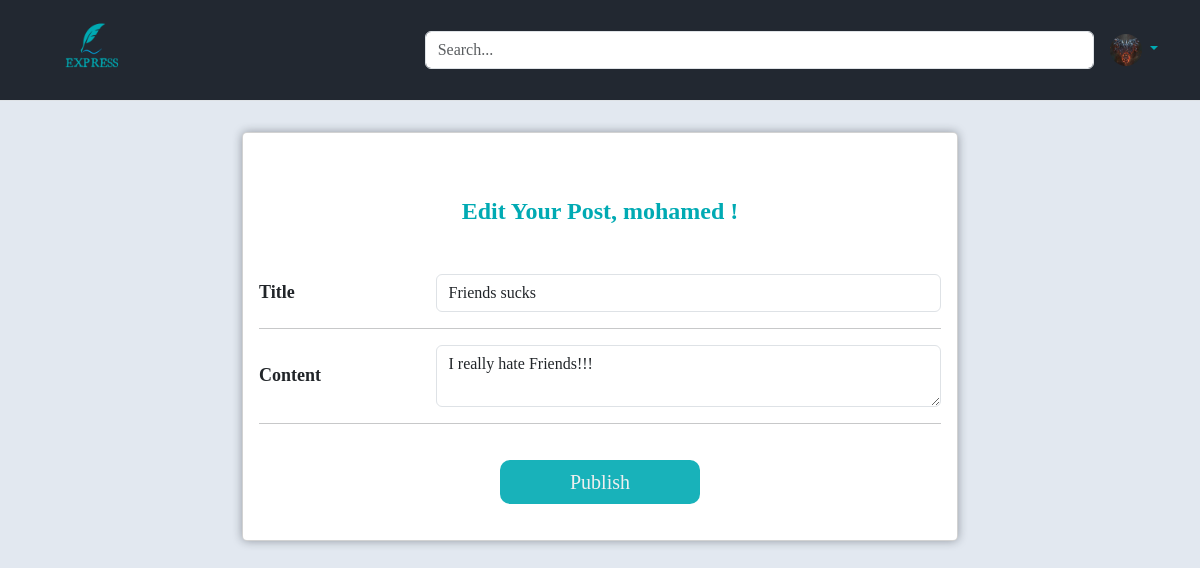
Screenshot of /post/edit/2 (signed in) with the database file from the repository.
### express/models.py (models this page shows, shortened)
@dataclass
class User(db.Model,UserMixin):
    __table_name__= "user"
    id:int= field(init=False, repr=False)
    firstname:str
    lastname:str
    email:str
    image_file:str
    password:str =  field(repr=False)
    birthday:date
    id = db.Column(db.Integer, primary_key=True)
    firstname = db.Column(db.String(20),  nullable=False)
    lastname = db.Column(db.String(20), nullable=False)
    email = db.Column(db.String(120), unique=True, nullable=False)
    image_file = db.Column(db.String(20), nullable=False, default='default.jpg')
    password = db.Column(db.String(60), nullable=False)
    birthday = db.Column(db.DateTime , nullable = True)
    posts = db.relationship('Post', backref='author', lazy=True)

@dataclass
class Post(db.Model):
    id:int= field(init=False, repr=False)
    title:str
    date_posted:date = field(init=False)
    content:str = field(repr=False)
    user_id:int = field(repr=False)
    id = db.Column(db.Integer, primary_key=True)
    title = db.Column(db.String(100), nullable=False)
    date_posted = db.Column(db.DateTime, nullable=False, default=datetime.utcnow)
    content = db.Column(db.Text, nullable=False)
    user_id = db.Column(db.Integer, db.ForeignKey('user.id'), nullable=False)

### express/routes.py (the view)
@app.route("/post/edit/<int:post_id>",methods=['GET','POST'])
@login_required
def edit_post(post_id):
    image = url_for('static',filename='images/profile_pictures/'+ current_user.image_file)
    post = Post.query.get_or_404(post_id)
    if(current_user != post.author):
        abort(403)
    form = CreatePostForm()
    if form.validate_on_submit():
        post.title = form.title.data
        post.content = form.content.data
        db.session.commit()
        flash('Your post has been updated!', 'success')
        return redirect(url_for('home'))
    elif request.method == "GET" :
        form.title.data = post.title
        form.content.data = post.content
    return render_template("create_post.html",title = "Edit Post", form = form , context="edit", image = image)

### express/forms.py
class CreatePostForm(FlaskForm):
    title = StringField(label='Title',validators=[DataRequired(), Length(min=3, max=20)], name="title")
    content = TextAreaField(label='Content',validators=[DataRequired()], name="content")
    submit = SubmitField('Publish')

### express/models.py (called while the page is built)
@login_manager.user_loader
def load_user(user_id):
    return User.query.get(int(user_id))

### express/templates/create_post.html (shortened to what this page needs)
{% extends "header.html" %}
{% block head_afterheader %}
<link rel="stylesheet" href="{{url_for('static',filename='styles/account_style.css')}}">
{% endblock head_afterheader%}
{% block afterheader %}
<div class="container">
    <div class="main-body">
        <div class="row gutters-sm">
            <div class="col-md-8 m-auto">
                <div class="card mb-3">
                    <div class="card-body pt-5">
                        {%if context == create %}
                            <h4 class="fw-bold m-auto pt-3 py-5 text-center" style="color: var(--main-light-color);">What is New, {{current_user.firstname}} ?</h4>
                        {% else%}
                            <h4 class="fw-bold m-auto pt-3 py-5 text-center" style="color: var(--main-light-color);">Edit Your Post, {{current_user.firstname}} !</h4>
                        {% endif%}
                        <form action="" method="post" novalidate enctype="multipart/form-data">
                            <div class="row align-items-center">
                                <div class="col">
                                    {{form.title.label(class="form-control-label")}}
                                </div>
                                <div class="col-sm-9">
                                    {% if form.title.errors %}
                                        {{form.title(placeholder="Enter your post title",class="form-control is-invalid")}}
                                    <div class="invalid-feedback">
                                        {% for error in form.title.errors %}
                                            <span>{{ error }}</span>
                                        {% endfor %}
                                    </div>
                                    {% else %}
                                        {{form.title(placeholder="Enter your post title",class="form-control")}}
                                    {% endif %}
                                </div>
                            </div>
                            <hr>
                            <div class="row align-items-center ">
                                <div class="col">
                                    {{form.content.label(class="form-control-label")}}
                                </div>
                                <div class="col-sm-9">
                                    {% if form.content.errors %}
                                        {{form.content(placeholder="Enter your post content",class="form-control is-invalid")}}
                                    <div class="invalid-feedback">
                                        {% for error in form.content.errors %}
                                            <span>{{ error }}</span>
                                        {% endfor %}
                                    </div>
                                    {% else %}
                                        {{form.content(placeholder="Enter your post content",class="form-control")}}
                                    {% endif %}
                                </div>
                            </div>
                            <hr>
                            <div class="row">
                                <div class="col-sm-12">
                                    {{form.submit(class="btn submit-button")}}
                                </div>
                            </div>
                        </form>
                    </div>
                </div>
            </div>
        </div>
    </div>
</div>
{% endblock afterheader%}

### express/static/styles/main_style.css (style rules this page uses)
:root { --main-dark-color:#222831; --sec-dark-color:#393E46; --main-light-color:#00aab3; --sec-light-color:#EEEEEE; --main-transition:0.3s; --main-background-light-color : #e2e8f0; }
* { box-sizing: border-box; margin: 0px; scroll-behavior: smooth; font-family:cursive; overflow-wrap: break-word; }

### express/static/styles/account_style.css (style rules this page uses)
body { color: #1a202c; text-align: left; background-color: var(--main-background-light-color); }
.main-body { padding: 15px; }
.card { box-shadow: 0 0 10px 0 #1a202c64; border-radius: 5px; }
label { font-size: 18px; font-weight: bold; }
input { font-size: 16px!important; }
.submit-button { display: block; width: 200px; margin:20px auto; border-radius: 10px; -webkit-border-radius: 10px; -moz-border-radius: 10px; -ms-border-radius: 10px; -o-border-radius: 10px; background-color: var(--main-light-color) !important; color: var(--sec-light-color) !important; font-size: 20px!important; opacity: 0.9; transition: var(--main-transition); -webkit-transition: var(--main-transition); -moz-transition: var(--main-transition); -ms-transition: var(--main-transition); -o-transition: var(--main-transition); cursor: pointer; }

### rows the page displays
User: firstname "mohamed"
Post: title "Friends sucks", content "I really hate Friends!!!"
